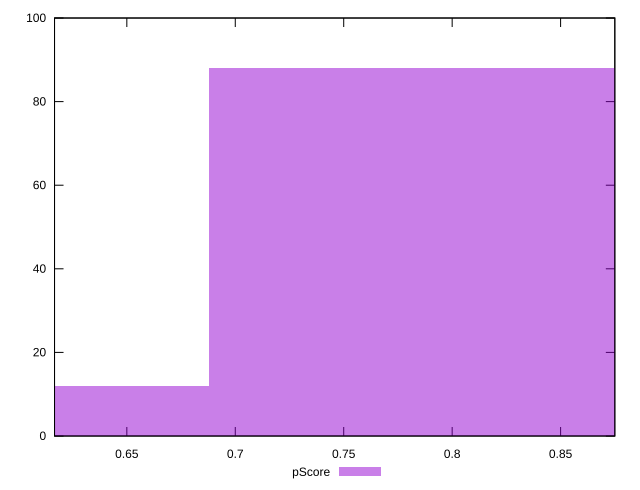

The script that saved this image:
reset

$pScore <<EOF
0.7859187882710942 88
0.5894390912033206 12
EOF

set key outside below
set boxwidth 0.19647969706777355
set xrange [0.6166666666666667:0.875]
set yrange [0:100]
set trange [0:100]
set style fill transparent solid 0.5 noborder
set terminal svg size 640, 490 enhanced background rgb 'white'
set output "reports/report_00031_2021-02-24T23-18-18.084Z/uses-text-compression/samples/card/pScore/histogram.svg"

plot $pScore title "pScore" with boxes

reset
